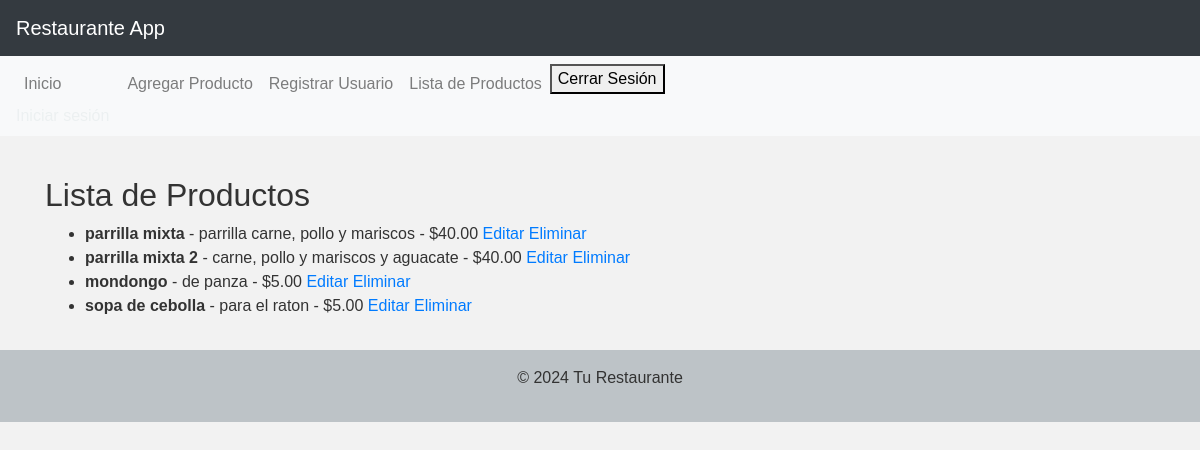
The page /lista_productos/ (signed in) on the database its author committed.
### restaurante_app/models.py (models this page shows, shortened)
class Producto(models.Model):
    nombre = models.CharField(max_length=100)
    descripcion = models.TextField()
    precio = models.DecimalField(max_digits=10, decimal_places=2)

### restaurante_app/views.py (the view)
# urls.py: path('lista_productos/', views.lista_productos, name='lista_productos'),
def lista_productos(request):
    productos = Producto.objects.all()  # Obtener todos los productos
    return render(request, 'restaurante_app/lista_productos.html', {'productos': productos})

### restaurante_app/templates/restaurante_app/lista_productos.html
{% extends 'base.html' %}
{% block content %}
<div class="container mt-4">
    <h2>Lista de Productos</h2>
    <ul>
        {% for producto in productos %}
        <li>
            <strong>{{ producto.nombre }}</strong> - {{ producto.descripcion }} - ${{ producto.precio }}
            <a href="{% url 'editar_producto' producto.id %}">Editar</a>
            <a href="{% url 'eliminar_producto' producto.id %}">Eliminar</a>
        </li>
        {% endfor %}
    </ul>
</div>
{% endblock %}

### restaurante_app/static/css/style.css (style rules this page uses)
body { font-family: 'Arial', sans-serif; background-color: #f2f2f2; color: #333; margin: 0; padding: 0; }

### rows shown on the page
Producto: nombre "parrilla mixta", descripcion "parrilla carne, pollo y mariscos", precio "40.00"
Producto: nombre "parrilla mixta 2", descripcion "carne, pollo y mariscos y aguacate", precio "40.00"
Producto: nombre "mondongo", descripcion "de panza", precio "5.00"
Producto: nombre "sopa de cebolla", descripcion "para el raton", precio "5.00"
